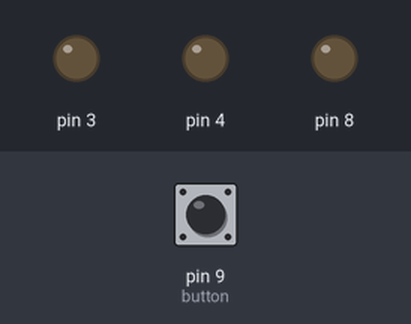
A sketch run on a simulated Arduino Uno, built with avr-gcc and run on an emulated ATmega328P. Shown: output pins drawn as LEDs (lit = HIGH). Dashed ring = blinking. Inputs (shaded band) come from the test bench; at power-on: pin 9 (button) LOW.

Above: at 1.2 s.
1.3 s: pin 9 (button) pulled HIGH for 0.15 s
At 1.7 s:
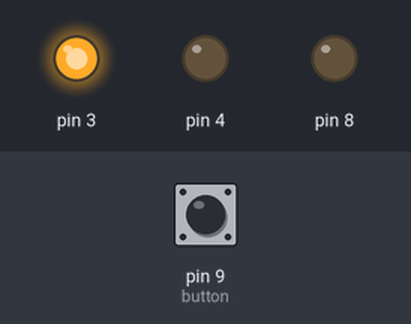
4.4 s: pin 9 (button) pulled HIGH for 1 s
At 5.5 s:
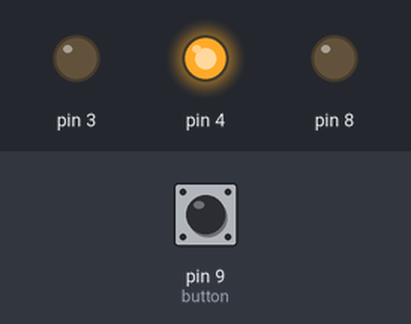
7.9 s: pin 9 (button) pulled HIGH for 3.2 s
At 9.8 s:
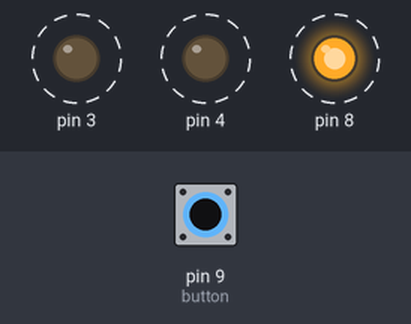
Timing chart, 0 to 13.7 s (numbered marks = the images above; inputs shaded):
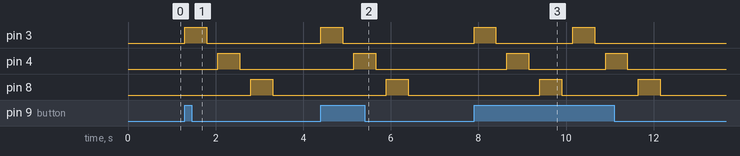

Measured:
- after the input at 1.3 s, pin 3: LOW → HIGH at once, → LOW 0.50 s later; pin 4: LOW → HIGH after 0.75 s, → LOW 0.50 s later; pin 8: LOW → HIGH after 1.5 s, → LOW 0.50 s later
- after the input at 4.4 s, pin 3: LOW → HIGH at once, → LOW 0.50 s later; pin 4: LOW → HIGH after 0.75 s, → LOW 0.50 s later; pin 8: LOW → HIGH after 1.5 s, → LOW 0.50 s later
- after the input at 7.9 s, pin 3: alternates HIGH for 0.50 s and LOW for 1.8 s, 4 changes in all, then stays LOW, starting at once; pin 4: alternates HIGH for 0.50 s and LOW for 1.8 s, 4 changes in all, then stays LOW, starting after 0.75 s; pin 8: alternates HIGH for 0.50 s and LOW for 1.8 s, 4 changes in all, then stays LOW, starting after 1.5 s

The sketch:

Hello_World.ino
```cpp
void setup() {
 /* Three LED's */
  pinMode(3, OUTPUT);
  pinMode(4, OUTPUT);
  pinMode(8, OUTPUT);

  /* Power Button for LED */
  pinMode(9, INPUT);

 /* Reset Button for Chip */
  pinMode(1, INPUT);

}

void loop() {
  // put your main code here, to run repeatedly:

  //light_single_LED();
  light_three_LED();

}

void light_single_LED()
{
  while(digitalRead(9) == HIGH) /* While button pressed */
  {
    digitalWrite(8,HIGH);
    delay(500); /* Keep on for 1/2 second */
    digitalWrite(8,LOW);
    delay(500); /* Keep off for 1/2 second */
  }
}

void light_three_LED()
{
  while(digitalRead(9) == HIGH) /* While button pressed */
  {
    /* Turn 1st LED on/off */
    digitalWrite(3,HIGH);
    delay(500); /* Keep on for 1/2 second */
    digitalWrite(3,LOW);
    delay(250);

    /* Turn 2nd LED on/off */
    digitalWrite(4,HIGH);
    delay(500); /* Keep on for 1/2 second */
    digitalWrite(4,LOW);
    delay(250);

    /* Turn 3rd LED on/off */
    digitalWrite(8,HIGH);
    delay(500); /* Keep on for 1/2 second */
    digitalWrite(8,LOW);
    delay(250);


  }
}
```
